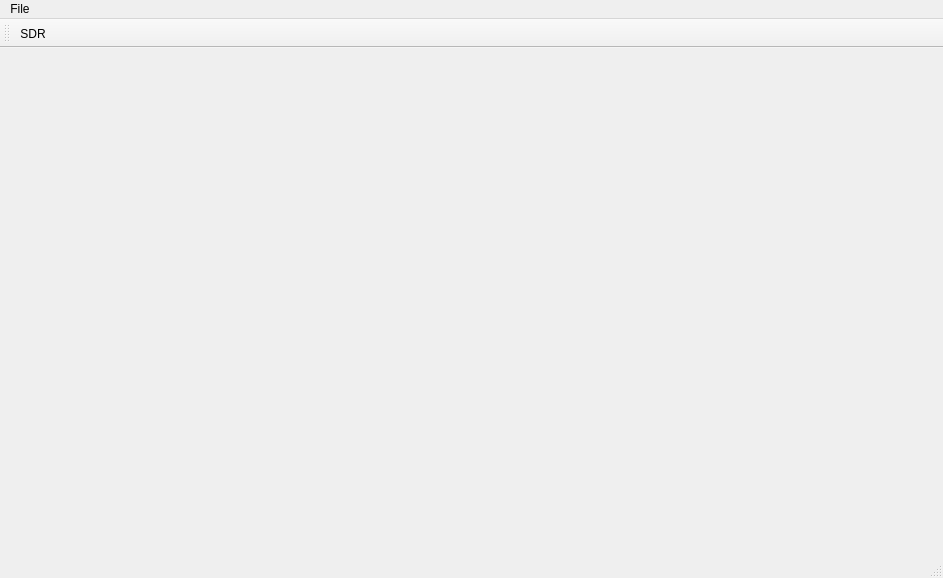
<?xml version="1.0" encoding="UTF-8"?>
<ui version="4.0">
 <class>MainWindow</class>
 <widget class="QMainWindow" name="MainWindow">
  <property name="geometry">
   <rect>
    <x>0</x>
    <y>0</y>
    <width>943</width>
    <height>578</height>
   </rect>
  </property>
  <property name="windowTitle">
   <string>MainWindow</string>
  </property>
  <widget class="QWidget" name="centralWidget"/>
  <widget class="QMenuBar" name="menuBar">
   <property name="geometry">
    <rect>
     <x>0</x>
     <y>0</y>
     <width>943</width>
     <height>25</height>
    </rect>
   </property>
   <widget class="QMenu" name="menuFile">
    <property name="title">
     <string>File</string>
    </property>
    <addaction name="actionExit"/>
   </widget>
   <addaction name="menuFile"/>
  </widget>
  <widget class="QToolBar" name="mainToolBar">
   <attribute name="toolBarArea">
    <enum>TopToolBarArea</enum>
   </attribute>
   <attribute name="toolBarBreak">
    <bool>false</bool>
   </attribute>
   <addaction name="actionSDR"/>
  </widget>
  <widget class="QStatusBar" name="statusBar"/>
  <action name="actionExit">
   <property name="icon">
    <iconset resource="../resources/icons.qrc">
     <normaloff>:/icons/icons/exit.svg</normaloff>:/icons/icons/exit.svg</iconset>
   </property>
   <property name="text">
    <string>Exit</string>
   </property>
  </action>
  <action name="actionSDR">
   <property name="icon">
    <iconset resource="../resources/icons.qrc">
     <normaloff>:/icons/icons/play.svg</normaloff>:/icons/icons/play.svg</iconset>
   </property>
   <property name="text">
    <string>SDR</string>
   </property>
  </action>
 </widget>
 <layoutdefault spacing="6" margin="11"/>
 <resources>
  <include location="../resources/icons.qrc"/>
 </resources>
 <connections/>
</ui>
